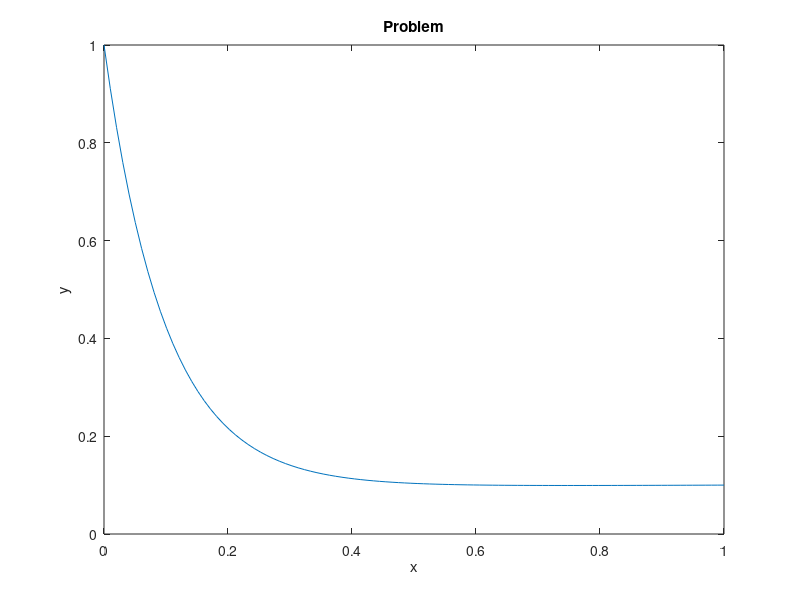

Write MATLAB code to recreate this figure.
function nonlinfin()
% non-linear finit differences
N = 100; % total nodes
h = 1/N; % step size
D = 10;
L = 1000;
v = 0.1;
k = 5e-5;
guess = 0.1*ones(N,1); % guess for fsolve
y = fsolve(@prob,guess); % fsolve for nonlinear system
x = linspace(0,1,N);  % x for plot
plot(x,y);
xlabel('x');
ylabel('y');
title('Problem');


    function y = prob(x)
        % function of nonlinear finite difference system
        y = zeros(N,1);
        for i = 2:N-1;
            y(i) =(x(i+1)+x(i-1)-2*x(i))/h^2+v*L/D*(x(i+1)-x(i-1))/2/h-L^2*k*x(i)^2/D;
        end
        y(1) = 1-x(1);  % Dirichle BC
        y(N) = 0.1-x(N);  % Dirichle BC
        
    end
            
end